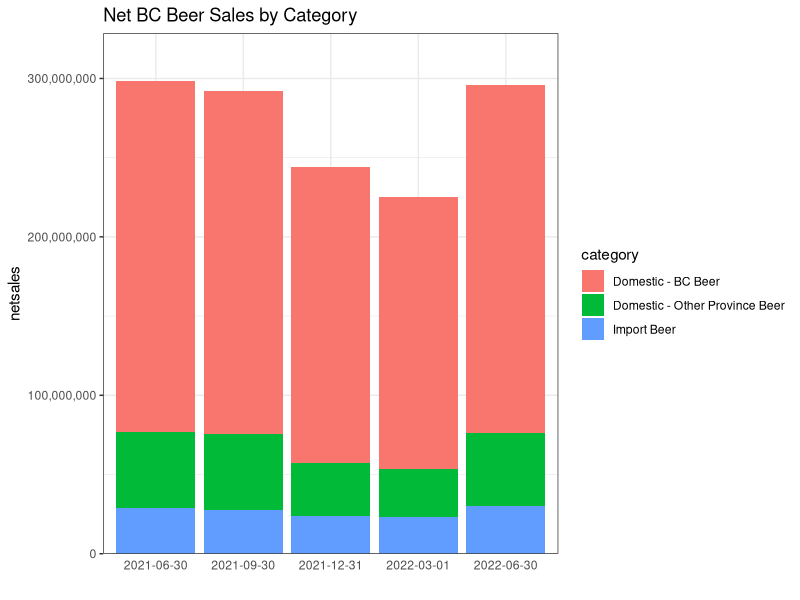

The R source for this figure:
## ---- chunk 1
#| label: load packages
#| include: false
library(here)
library(tidyverse)
library(lubridate)
library(scales)
## ---- chunk 2
#| label: get data
beer_data <- read_csv(here('data','beer_sales.csv'))
#summary(beer_data)
## ---- chunk 3
unique(beer_data$category)
## ---- chunk 4
start <- min(beer_data$end_qtr_dt)
end <- max(beer_data$end_qtr_dt)
## ---- chunk 5

## ---- chunk 6
# set upper limit for axis
sales_smry <- beer_data %>% group_by(end_qtr_dt) %>% summarize(sales=sum(netsales))
max_sales <- max(sales_smry$sales)
beer_data %>% ggplot(aes(x=as.factor(end_qtr_dt), y=netsales, fill=category))+
  geom_col()+
  scale_y_continuous(labels=comma, limits=c(0, max_sales), expand=expansion(mult=c(0,0.1)))+
  labs(title='Net BC Beer Sales by Category', x="")+
  theme_bw()+theme(axis.ticks.x = element_blank())
